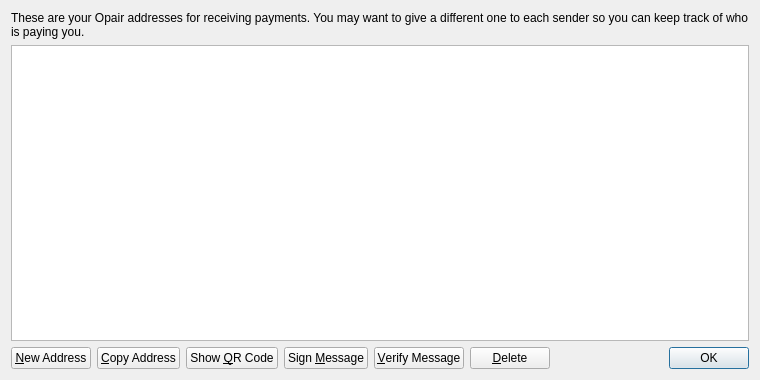
<?xml version="1.0" encoding="UTF-8"?>
<ui version="4.0">
 <class>AddressBookPage</class>
 <widget class="QWidget" name="AddressBookPage">
  <property name="geometry">
   <rect>
    <x>0</x>
    <y>0</y>
    <width>760</width>
    <height>380</height>
   </rect>
  </property>
  <property name="windowTitle">
   <string>Address Book</string>
  </property>
  <layout class="QVBoxLayout" name="verticalLayout">
   <item>
    <widget class="QLabel" name="labelExplanation">
     <property name="text">
      <string>These are your Opair addresses for receiving payments. You may want to give a different one to each sender so you can keep track of who is paying you.</string>
     </property>
     <property name="textFormat">
      <enum>Qt::PlainText</enum>
     </property>
     <property name="wordWrap">
      <bool>true</bool>
     </property>
    </widget>
   </item>
   <item>
    <widget class="QTableView" name="tableView">
     <property name="contextMenuPolicy">
      <enum>Qt::CustomContextMenu</enum>
     </property>
     <property name="toolTip">
      <string>Double-click to edit address or label</string>
     </property>
     <property name="tabKeyNavigation">
      <bool>false</bool>
     </property>
     <property name="alternatingRowColors">
      <bool>true</bool>
     </property>
     <property name="selectionMode">
      <enum>QAbstractItemView::SingleSelection</enum>
     </property>
     <property name="selectionBehavior">
      <enum>QAbstractItemView::SelectRows</enum>
     </property>
     <property name="sortingEnabled">
      <bool>true</bool>
     </property>
     <attribute name="verticalHeaderVisible">
      <bool>false</bool>
     </attribute>
    </widget>
   </item>
   <item>
    <layout class="QHBoxLayout" name="horizontalLayout">
     <item>
      <widget class="QPushButton" name="newAddressButton">
       <property name="toolTip">
        <string>Create a new address</string>
       </property>
       <property name="text">
        <string>&amp;New Address</string>
       </property>
       <property name="icon">
        <iconset resource="../bitcoin.qrc">
         <normaloff>:/icons/add</normaloff>:/icons/add</iconset>
       </property>
      </widget>
     </item>
     <item>
      <widget class="QPushButton" name="copyToClipboard">
       <property name="toolTip">
        <string>Copy the currently selected address to the system clipboard</string>
       </property>
       <property name="text">
        <string>&amp;Copy Address</string>
       </property>
       <property name="icon">
        <iconset resource="../bitcoin.qrc">
         <normaloff>:/icons/editcopy</normaloff>:/icons/editcopy</iconset>
       </property>
      </widget>
     </item>
     <item>
      <widget class="QPushButton" name="showQRCode">
       <property name="text">
        <string>Show &amp;QR Code</string>
       </property>
       <property name="icon">
        <iconset resource="../bitcoin.qrc">
         <normaloff>:/icons/qrcode</normaloff>:/icons/qrcode</iconset>
       </property>
      </widget>
     </item>
     <item>
      <widget class="QPushButton" name="signMessage">
       <property name="toolTip">
        <string>Sign a message to prove you own a Opair address</string>
       </property>
       <property name="text">
        <string>Sign &amp;Message</string>
       </property>
       <property name="icon">
        <iconset resource="../bitcoin.qrc">
         <normaloff>:/icons/edit</normaloff>:/icons/edit</iconset>
       </property>
      </widget>
     </item>
     <item>
      <widget class="QPushButton" name="verifyMessage">
       <property name="toolTip">
        <string>Verify a message to ensure it was signed with a specified Opair address</string>
       </property>
       <property name="text">
        <string>&amp;Verify Message</string>
       </property>
       <property name="icon">
        <iconset resource="../bitcoin.qrc">
         <normaloff>:/icons/transaction_0</normaloff>:/icons/transaction_0</iconset>
       </property>
      </widget>
     </item>
     <item>
      <widget class="QPushButton" name="deleteButton">
       <property name="toolTip">
        <string>Delete the currently selected address from the list</string>
       </property>
       <property name="text">
        <string>&amp;Delete</string>
       </property>
       <property name="icon">
        <iconset resource="../bitcoin.qrc">
         <normaloff>:/icons/remove</normaloff>:/icons/remove</iconset>
       </property>
      </widget>
     </item>
     <item>
      <spacer name="horizontalSpacer">
       <property name="orientation">
        <enum>Qt::Horizontal</enum>
       </property>
       <property name="sizeHint" stdset="0">
        <size>
         <width>40</width>
         <height>20</height>
        </size>
       </property>
      </spacer>
     </item>
     <item>
      <widget class="QDialogButtonBox" name="buttonBox">
       <property name="sizePolicy">
        <sizepolicy hsizetype="Maximum" vsizetype="Fixed">
         <horstretch>0</horstretch>
         <verstretch>0</verstretch>
        </sizepolicy>
       </property>
       <property name="standardButtons">
        <set>QDialogButtonBox::Ok</set>
       </property>
      </widget>
     </item>
    </layout>
   </item>
  </layout>
 </widget>
 <resources>
  <include location="../bitcoin.qrc"/>
 </resources>
 <connections/>
</ui>
